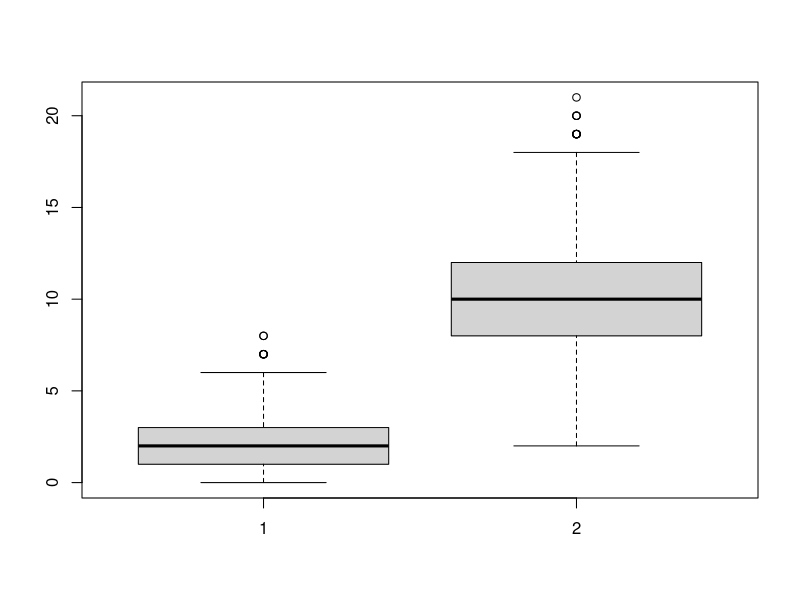
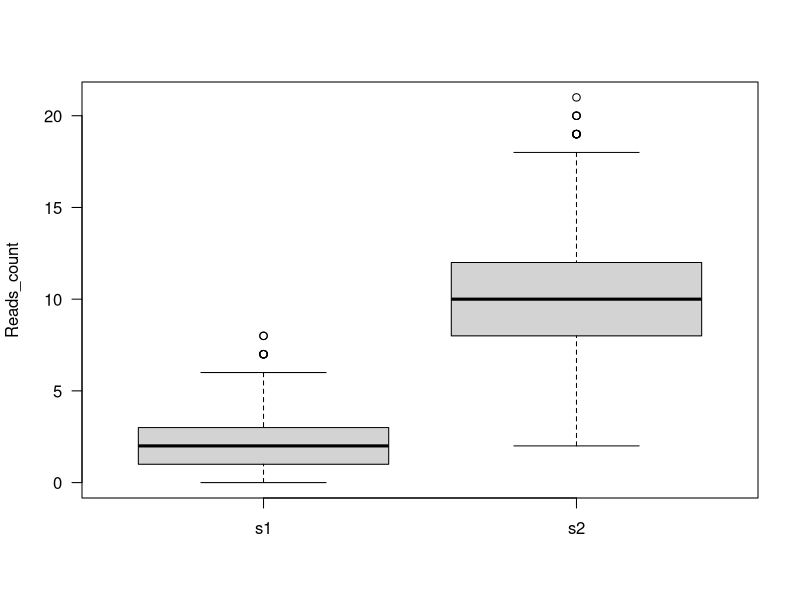
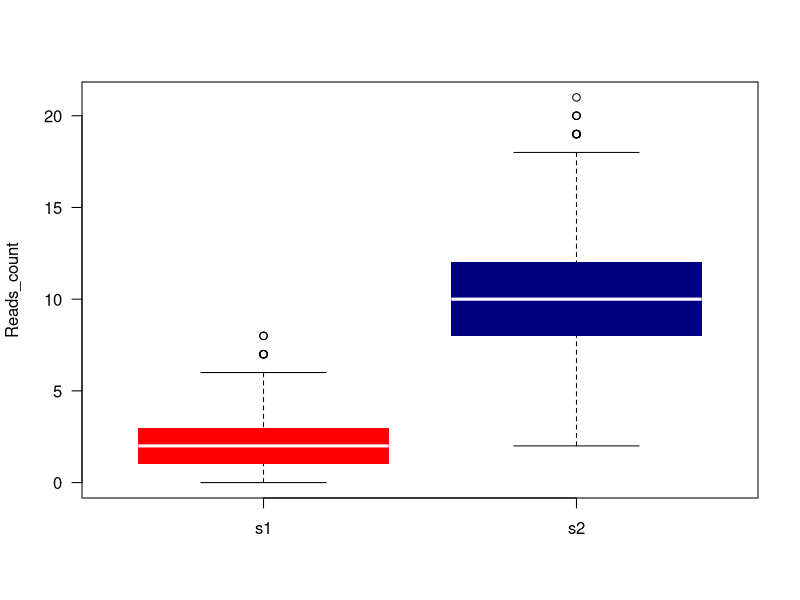
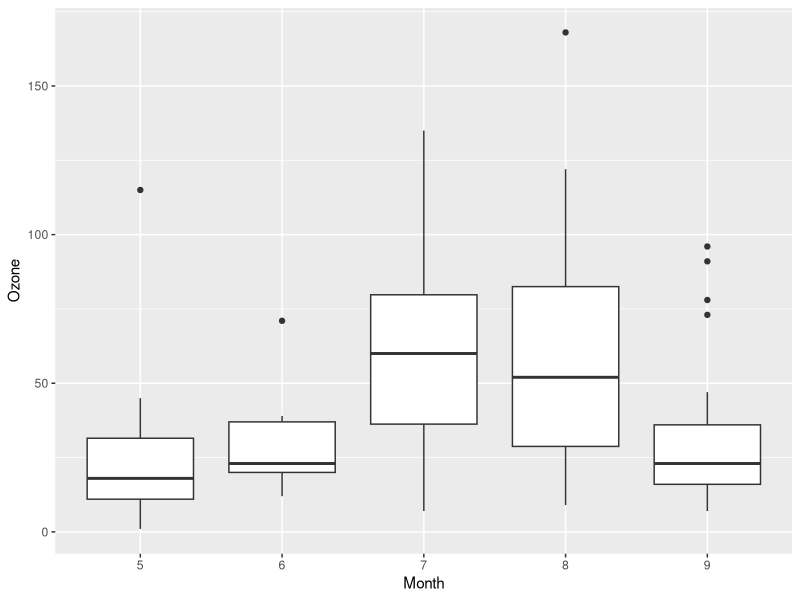
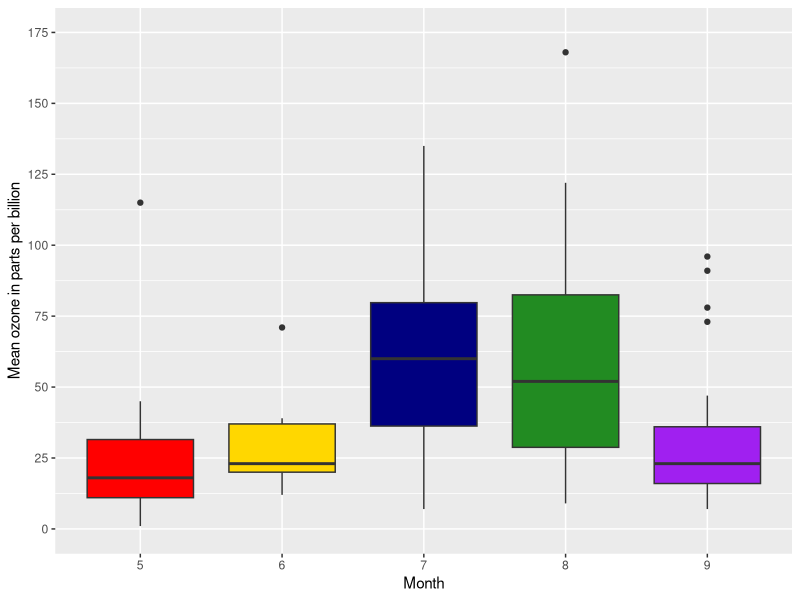
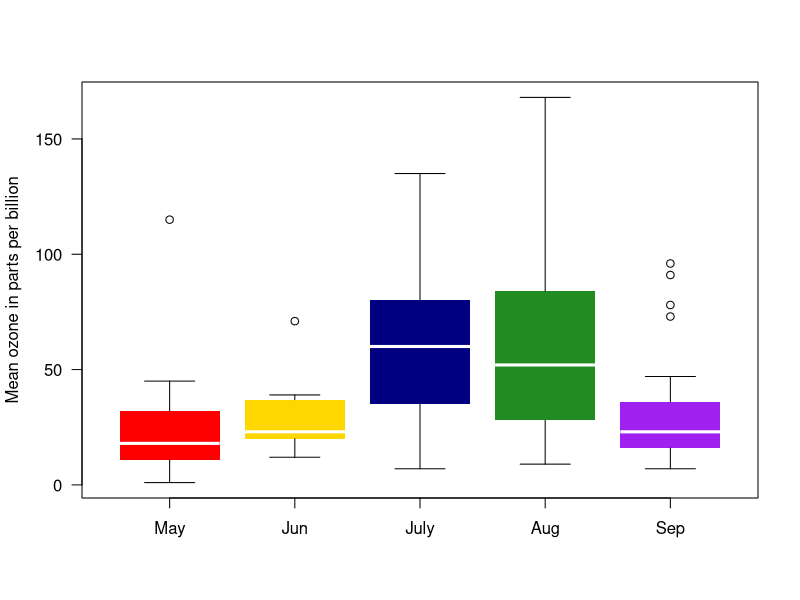

Source code (R) for these figures, in order:
## ---- chunk 1
set.seed(100)
data1 <- rpois(1000, lambda = 2)
set.seed(100)
data2 <- rpois(1000, lambda = 10)
## ---- chunk 2
df <- data.frame(seq1 = data1, seq2 = data2)
rownames(df) <- paste(rep('s',1000), 1:1000,sep = '_')
head(df)
## ---- chunk 3
boxplot(df$seq1, df$seq2)
## ---- chunk 4
boxplot(df$seq1, df$seq2, ylab = 'Reads_count', las = 1,
        names = c('s1', 's2'))
## ---- chunk 5
boxplot(df$seq1, df$seq2, ylab = 'Reads_count', las = 1,
        names = c('s1', 's2'), col = c('red', 'navy'), ##adding the color
        boxlty = c(0,0),## removing the border of box
        medcol = c('white', 'white')
        )
## ---- chunk 6
library(ggplot2)   #loding  the package 
data(airquality)   #loading the available data
head(airquality)
aq <- airquality[ !is.na(airquality$Ozone) ,] #removing the missing data for Ozone variable
##draw the boxplot from ggplot2
aq$Month <- as.factor(aq$Month)
p10 <- ggplot(aq, aes(x = Month, y = Ozone)) + 
       geom_boxplot()
p10

##adding the color for each box
p10 <- ggplot(aq, aes(x = Month, y = Ozone)) + 
       geom_boxplot(fill = c('red','gold', 'navy', 'forestgreen', 'purple')) +
       scale_y_continuous(name = 'Mean ozone in parts per billion', ## add the y asis name
                          breaks = seq(0,175,25), # the points at which tick-marks are to be drawn
                          limits = c(0,175))    #the minmum and maxmum of y-axis
p10

## ---- chunk 7
boxplot(aq$Ozone[aq$Month == 5],
        aq$Ozone[aq$Month == 6],
        aq$Ozone[aq$Month == 7],
        aq$Ozone[aq$Month == 8],
        aq$Ozone[aq$Month == 9],
        col = c('red','gold', 'navy', 'forestgreen', 'purple'),
        medcol = rep('white', 5),whisklty = 1,
        boxlty = rep(0,5), names = c('May', 'Jun', 'July', 'Aug', 'Sep'),
        ylab   = 'Mean ozone in parts per billion',
        las = 1)
